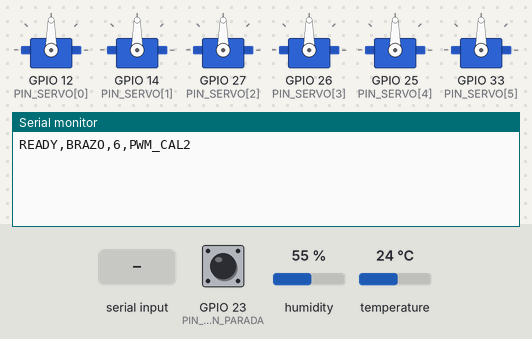
Simulated run of this sketch. Board: ESP32. Shown: 6 × servo, the last lines printed to the serial monitor. Inputs (shaded band) come from the test bench; at power-on: GPIO 23 (PIN_BOTON_PARADA) HIGH, humidity 55 %, temperature 24 °C.

Above: at 1.2 s.
1.3 s: GPIO 23 (PIN_BOTON_PARADA) pulled LOW for 0.15 s
At 2.3 s:
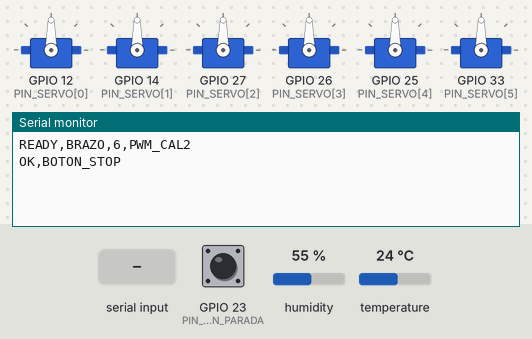
4.0 s: "PING,1\n" received over Serial
At 4.6 s:
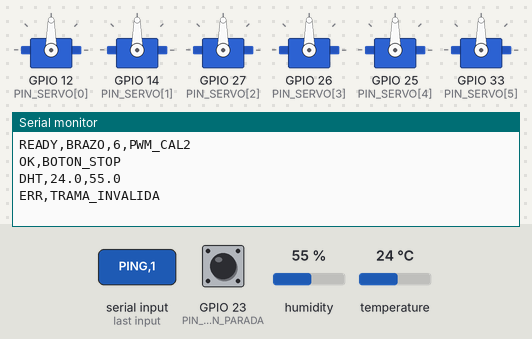
5.5 s: "PING\n" received over Serial
At 6.7 s:
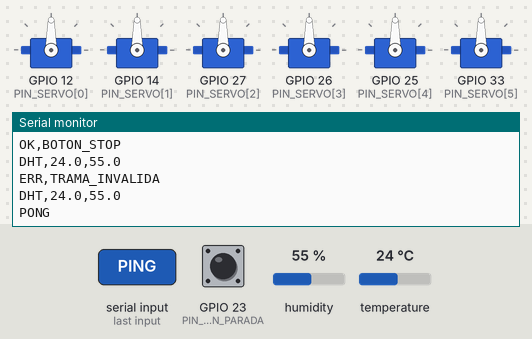
7.0 s: "GET\n" received over Serial
At 7.4 s:
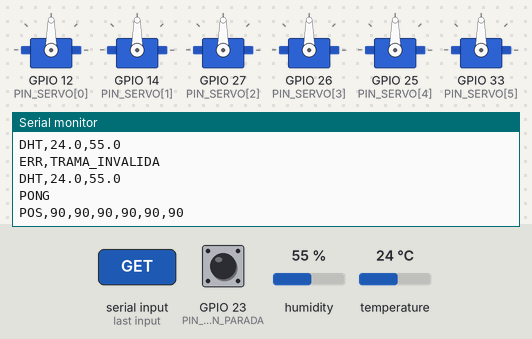

The sketch:

BrazoArduino.ino
```cpp
/*
  Informática II - Brazo robotico de 6 servos con ESP32 clasico.
  Arduino IDE (framework Arduino-ESP32) + ESP32Servo.
  Interfaz de PC: Qt/C++ (sin cambios). Protocolo ASCII 115200, 8N1, LF.

  S0 Pinza       MG90S   GPIO12 (pin de arranque: revisar advertencias)
  S1 Muneca 1    MG90S   GPIO14
  S2 Muneca 2    MG90S   GPIO27
  S3 Codo        MG996R  GPIO26
  S4 Hombro      MG996R  GPIO25
  S5 Base        MG996R  GPIO33

  Alimentacion externa 5-6 V para los servos. GND comun con ESP32.
  NO conectar los positivos de los servos a 3V3, USB ni al pin 5V del ESP32.
  IMPORTANTE: la pinza tiene recorrido restringido por precaucion. Los demas
  ejes usan un rango PWM ampliado inicial (750..2250 us), NO necesariamente
  180 grados fisicos. Calibrar sin carga y sin llegar a topes mecanicos.
*/
#include <Arduino.h>
#include <ESP32Servo.h>
#include <DHT.h>    // Biblioteca Adafruit DHT sensor library
#include <math.h>
#include "protocolo.h"          // Analizador en C, compartido con la version ESP-IDF

static const uint8_t PIN_SERVO[CANT_SERVOS] = {12, 14, 27, 26, 25, 33};
static const uint8_t PIN_DHT22 = 32; // DATA del sensor en la garra
static const uint32_t PERIODO_DHT_MS = 2500; // DHT22: no leer mas de una vez cada 2 s
static DHT dht(PIN_DHT22, DHT22);
static uint32_t ultimaLecturaDhtMs = 0;
static const uint8_t PIN_BOTON_PARADA = 23; // Pulsador opcional entre GPIO23 y GND
// Calibracion por servo del ANCHO DE PULSO (us), diferente de los angulos en Qt.
// S0 PINZA: conservar 1000..2000 por seguridad: ya se trabo/calento un MG90S.
// S1..S5: prueba inicial mas amplia: 750..2250 (mas recorrido que 1000..2000).
// Si, SIN CARGA Y SIN TOPES, el servo admite mayor recorrido, ajustar UN eje
// a la vez (p.ej. 650..2350, luego 550..2450); NO forzar 500..2500.
// Algunos servos no giran 180 grados reales, o la estructura mecanica lo impide.
static const int PULSO_MIN_US[CANT_SERVOS] = {1000, 750, 750, 750, 750, 750};
static const int PULSO_MAX_US[CANT_SERVOS] = {2000, 2250, 2250, 2250, 2250, 2250};
static const bool INVERTIDO[CANT_SERVOS] = {false, false, false, false, false, false};
static const uint32_t PERIODO_ACTUALIZACION_MS = 20;
static const int DURACION_MANUAL_MS = 350;

static Servo servo[CANT_SERVOS];
static float actual[CANT_SERVOS] = {90, 90, 90, 90, 90, 90};
static float origen[CANT_SERVOS] = {90, 90, 90, 90, 90, 90};
static int destino[CANT_SERVOS] = {90, 90, 90, 90, 90, 90};
static uint32_t inicioMs = 0;
static uint32_t duracionMs = 0;
static uint32_t ultimaActualizacionMs = 0;
static bool enMovimiento = false;
static bool botonPresionado = false;

static char trama[120];
static size_t tramaLen = 0;
static bool descartarHastaSalto = false;

static float limitar(float v, float minimo, float maximo) {
  if (v < minimo) return minimo;
  if (v > maximo) return maximo;
  return v;
}

// La posicion es la consigna PWM; NO es una medida real del servo.
static void escribirPosiciones() {
  for (int i = 0; i < CANT_SERVOS; ++i) {
    // La consigna 0..180 se traduce explicitamente al PWM calibrado del eje.
    // El movimiento real depende de la unidad de servo y de la mecanica.
    const float angulo = limitar(actual[i], 0, 180);
    const float consigna = INVERTIDO[i] ? (180.0f - angulo) : angulo;
    const float intervalo = float(PULSO_MAX_US[i] - PULSO_MIN_US[i]);
    const int pulsoUs = int(PULSO_MIN_US[i] + (consigna / 180.0f) * intervalo + 0.5f);
    servo[i].writeMicroseconds(pulsoUs);
  }
}

static void actualizarMovimiento() {
  if (!enMovimiento) return;
  const uint32_t transcurrido = millis() - inicioMs;
  float fraccion = (duracionMs == 0) ? 1.0f : (float)transcurrido / duracionMs;
  fraccion = limitar(fraccion, 0.0f, 1.0f);

  for (int i = 0; i < CANT_SERVOS; ++i)
    actual[i] = origen[i] + ((float)destino[i] - origen[i]) * fraccion;

  if (fraccion >= 1.0f) enMovimiento = false;
}

static void congelarMovimiento() {
  actualizarMovimiento();
  enMovimiento = false;
  for (int i = 0; i < CANT_SERVOS; ++i)
    destino[i] = (int)(actual[i] + 0.5f);
  escribirPosiciones(); // Sostiene posicion, NO desenergiza los motores.
}

static void comenzarMovimiento(const int angulos[CANT_SERVOS], int tiempoMs) {
  actualizarMovimiento();
  for (int i = 0; i < CANT_SERVOS; ++i) {
    origen[i] = actual[i];
    destino[i] = angulos[i];
  }
  inicioMs = millis();
  duracionMs = (uint32_t)tiempoMs;
  enMovimiento = true;
}

static void informarPosiciones() {
  Serial.print("POS");
  for (int i = 0; i < CANT_SERVOS; ++i) {
    Serial.print(',');
    Serial.print((int)(actual[i] + 0.5f));
  }
  Serial.println();
}

static void ejecutar(const Comando &c) {
  if (botonPresionado && (c.tipo == COMANDO_SET || c.tipo == COMANDO_MOVE)) {
    Serial.println("ERR,BOTON_STOP");
    return;
  }
  switch (c.tipo) {
    case COMANDO_PING:
      Serial.println("PONG");
      break;
    case COMANDO_GET:
      actualizarMovimiento();
      informarPosiciones();
      break;
    case COMANDO_STOP:
      congelarMovimiento();
      Serial.println("OK,STOP");
      break;
    case COMANDO_SET: {
      // Mantener destinos de los demas ejes mientras se mueve uno.
      int objetivos[CANT_SERVOS];
      for (int i = 0; i < CANT_SERVOS; ++i) objetivos[i] = destino[i];
      objetivos[c.indice] = c.angulo;
      comenzarMovimiento(objetivos, DURACION_MANUAL_MS);
      Serial.println("OK,SET");
      break;
    }
    case COMANDO_MOVE:
      comenzarMovimiento(c.angulos, c.tiempo_ms);
      Serial.println("OK,MOVE");
      break;
    default:
      Serial.println("ERR,TRAMA_INVALIDA");
      break;
  }
}

// Telemetria del ambiente de la garra, sin modificar comandos de servos.
// Tramas: DHT,<temperatura_C>,<humedad_porcentaje> o DHT,ERR.
static void actualizarDht22() {
  const uint32_t ahora = millis();
  if ((uint32_t)(ahora - ultimaLecturaDhtMs) < PERIODO_DHT_MS) return;
  ultimaLecturaDhtMs = ahora;
  const float h = dht.readHumidity();
  const float t = dht.readTemperature();
  if (isnan(h) || isnan(t) || h < 0 || h > 100) {
    Serial.println("DHT,ERR");
    return;
  }
  Serial.print("DHT,");
  Serial.print(t, 1);
  Serial.print(',');
  Serial.println(h, 1);
}

static void atenderSerial() {
  while (Serial.available() > 0) {
    const char c = (char)Serial.read();
    if (c == '\r') continue;
    if (c == '\n') {
      if (descartarHastaSalto) {
        Serial.println("ERR,TRAMA_LARGA");
      } else if (tramaLen != 0) {
        trama[tramaLen] = '\0';
        Comando cmd = {};
        if (interpretar_trama(trama, &cmd)) ejecutar(cmd);
        else Serial.println("ERR,TRAMA_INVALIDA");
      }
      tramaLen = 0;
      descartarHastaSalto = false;
    } else if (!descartarHastaSalto) {
      if (tramaLen < sizeof(trama) - 1) trama[tramaLen++] = c;
      else descartarHastaSalto = true;
    }
  }
}

void setup() {
  Serial.begin(115200);
  pinMode(PIN_BOTON_PARADA, INPUT_PULLUP);
  dht.begin();
  ultimaLecturaDhtMs = millis();
  ESP32PWM::allocateTimer(0);
  ESP32PWM::allocateTimer(1);
  ESP32PWM::allocateTimer(2);
  ESP32PWM::allocateTimer(3);

  for (int i = 0; i < CANT_SERVOS; ++i) {
    servo[i].setPeriodHertz(50);
    // 500..2500 son limites INTERNOS del canal PWM, NO el recorrido ordenado.
    // Los limites operativos se aplican en escribirPosiciones() por eje.
    servo[i].attach(PIN_SERVO[i], 500, 2500);
    servo[i].writeMicroseconds(1500); // Centro: revisar espacio libre al encender.
  }
  ultimaActualizacionMs = millis();
  Serial.println("READY,BRAZO,6,PWM_CAL2");
}

void loop() {
  const bool presionado = (digitalRead(PIN_BOTON_PARADA) == LOW);
  if (presionado && !botonPresionado) {
    congelarMovimiento();
    Serial.println("OK,BOTON_STOP");
  }
  botonPresionado = presionado;

  atenderSerial();
  actualizarDht22();
  actualizarMovimiento();
  if ((uint32_t)(millis() - ultimaActualizacionMs) >= PERIODO_ACTUALIZACION_MS) {
    ultimaActualizacionMs = millis();
    escribirPosiciones();
  }
}
```

protocolo.h
```cpp
#pragma once
/*
  Proyecto final Informatica 2 - protocolo ASCII en formato CSV.
  No depende de un archivo .c: el analizador esta incluido en este header.
  Cada orden termina con LF ('\n') a 115200 baudios.

  PING
  GET
  STOP
  SET,<indice 0..5>,<angulo 0..180>
  MOVE,<duracion_ms 100..10000>,<s0>,<s1>,<s2>,<s3>,<s4>,<s5>
*/
#include <stdlib.h>
#include <string.h>
#include <limits.h>

static const int CANT_SERVOS = 6;

enum TipoComando {
  COMANDO_INVALIDO = 0,
  COMANDO_PING,
  COMANDO_GET,
  COMANDO_STOP,
  COMANDO_SET,
  COMANDO_MOVE
};

struct Comando {
  TipoComando tipo;
  int indice;
  int angulo;
  int tiempo_ms;
  int angulos[CANT_SERVOS];
};

static bool parsear_entero(const char *texto, int min, int max, int *resultado) {
  if (!texto || !*texto) return false;
  char *fin = nullptr;
  const long valor = strtol(texto, &fin, 10);
  if (fin == texto || *fin != '\0' || valor < min || valor > max) return false;
  *resultado = (int)valor;
  return true;
}

static bool interpretar_trama(const char *entrada, Comando *out) {
  if (!entrada || !out) return false;
  const size_t n = strlen(entrada);
  if (n == 0 || n > 119) return false;
  char copia[120];
  memcpy(copia, entrada, n + 1);
  char *save = nullptr;
  char *parte = strtok_r(copia, ",", &save);
  if (!parte) return false;
  Comando cmd = {};
  if (strcmp(parte, "PING") == 0) cmd.tipo = COMANDO_PING;
  else if (strcmp(parte, "GET") == 0) cmd.tipo = COMANDO_GET;
  else if (strcmp(parte, "STOP") == 0) cmd.tipo = COMANDO_STOP;
  else if (strcmp(parte, "SET") == 0) {
    cmd.tipo = COMANDO_SET;
    if (!parsear_entero(strtok_r(nullptr, ",", &save), 0, CANT_SERVOS - 1, &cmd.indice)) return false;
    if (!parsear_entero(strtok_r(nullptr, ",", &save), 0, 180, &cmd.angulo)) return false;
  } else if (strcmp(parte, "MOVE") == 0) {
    cmd.tipo = COMANDO_MOVE;
    if (!parsear_entero(strtok_r(nullptr, ",", &save), 100, 10000, &cmd.tiempo_ms)) return false;
    for (int i = 0; i < CANT_SERVOS; ++i) {
      if (!parsear_entero(strtok_r(nullptr, ",", &save), 0, 180, &cmd.angulos[i])) return false;
    }
  } else return false;
  if (strtok_r(nullptr, ",", &save) != nullptr) return false;
  *out = cmd;
  return true;
}
```

Measured:
- after the input at 1.3 s, the serial monitor: prints a new line at once (image 1)
- after the input at 4.0 s, the serial monitor: prints a new line at once (image 2)
- after the input at 5.5 s, the serial monitor: prints a new line at once (image 3)
- after the input at 7.0 s, the serial monitor: prints a new line at once (image 4)
